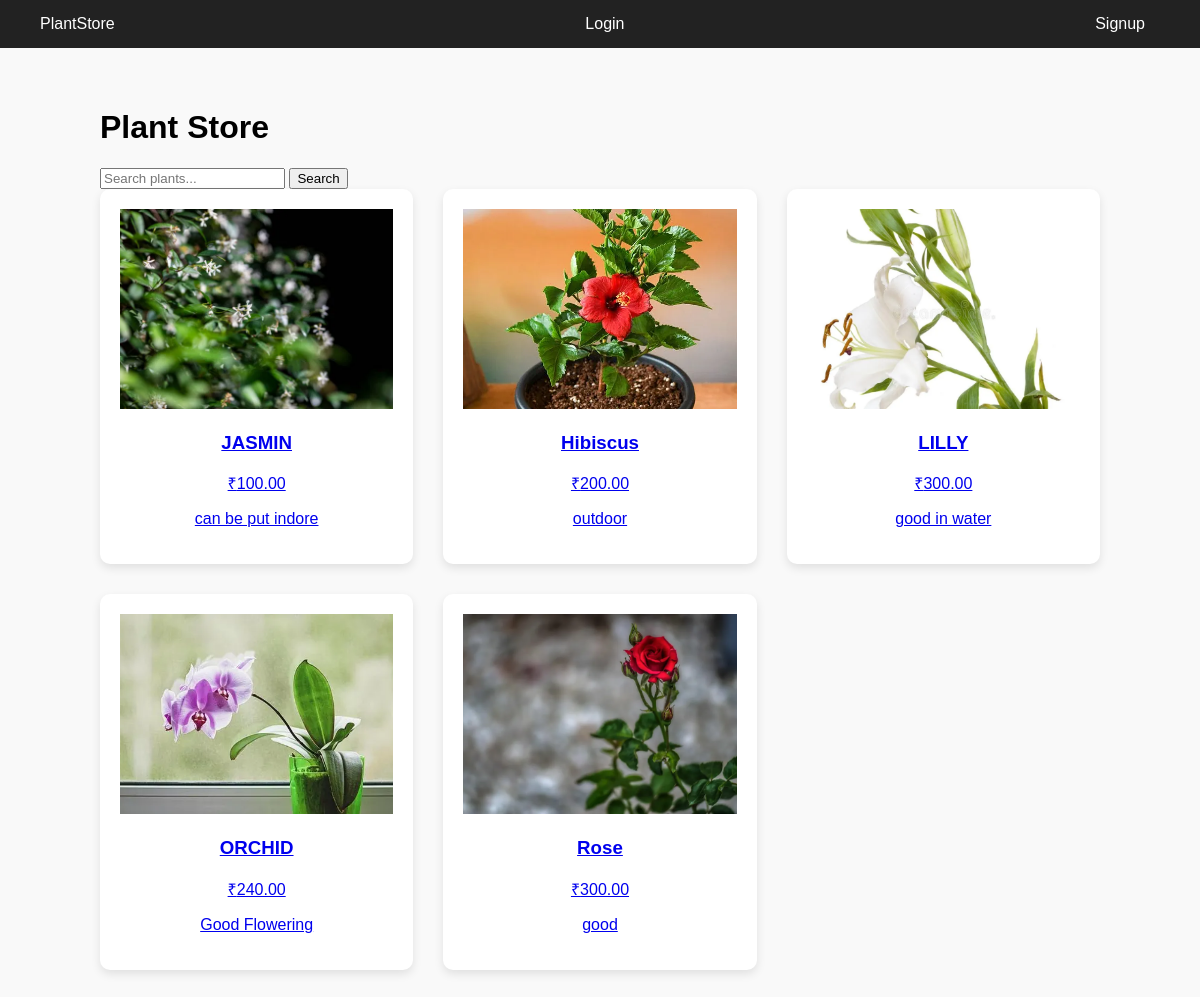
/store/, run on the app's committed database.
### shop/models.py (models this page shows, shortened)
class Plant(models.Model):
    name = models.CharField(max_length=200)
    price = models.DecimalField(max_digits=8, decimal_places=2)
    description = models.TextField()
    image = models.ImageField(upload_to='plants/')
    stock = models.IntegerField()

### shop/views.py (the view)
# urls.py: path('store/', views.plant_list, name='plant_list'),
def plant_list(request):
    query = request.GET.get('q')
    if query:
        plants = Plant.objects.filter(name__icontains=query)
    else:
        plants = Plant.objects.all()
    return render(request, 'plant_list.html', {'plants': plants})

### templates/plant_list.html
{% extends "base.html" %}
{% block content %}
<h1>Plant Store</h1>
<form method="GET">
<input type="text" name="q" placeholder="Search plants...">
<button type="submit">Search</button>
</form>
<div class="plant-container">
{% for plant in plants %}
<a href="{% url 'plant_detail' plant.id %}">
<div class="plant-card">
<img src="{{ plant.image.url }}">
<h3>{{ plant.name }}</h3>
<p>₹{{ plant.price }}</p>
<p>{{ plant.description }}</p>
</div>
</a>
{% endfor %}
</div>
{% endblock %}

### templates/base.html (shortened to what this page needs)
{% load static %}
<!DOCTYPE html>
<html>
<head>
<link rel="stylesheet" href="{% static 'css/style.css' %}">
</head>
<body>
<nav>
<a href="/">PlantStore</a>
{% if user.is_authenticated %}
<a href="/logout/">Logout</a>
{% else %}
<a href="/login/">Login</a>
<a href="/signup/">Signup</a>
{% endif %}
</nav>
<div class="container">
{% block content %}
{% endblock %}
</div>
</body>
</html>

### static/css/style.css (style rules this page uses)
body { font-family: Arial; margin:0; background:#f5f5f5; }
nav { background:#2e7d32; padding:15px; }
nav a { color:white; margin-right:15px; text-decoration:none; }
.container { width:90%; margin:auto; }
.plant-container { display:grid; grid-template-columns:repeat(auto-fit, minmax(250px,1fr)); gap:30px; }
.plant-card { background:white; padding:20px; border-radius:10px; text-align:center; box-shadow:0 4px 10px rgba(0,0,0,0.1); }
.plant-card img { width:100%; height:200px; object-fit:cover; }
body { margin:0; font-family:Arial; text-decoration:none; }
nav { display:flex; justify-content:space-between; align-items:center; padding:15px 40px; background:#222; color:white; }
body { font-family:Arial; margin:0; background:#f9f9f9; }
.container { width:1000px; margin:auto; padding:40px 0; }

### data on the page
Plant: image (picture), name "JASMIN", price "100.00", description "can be put indore"
Plant: image (picture), name "Hibiscus", price "200.00", description "outdoor"
Plant: image (picture), name "LILLY", price "300.00", description "good in water"
Plant: image (picture), name "ORCHID", price "240.00", description "Good Flowering"
Plant: image (picture), name "Rose", price "300.00", description "good"
